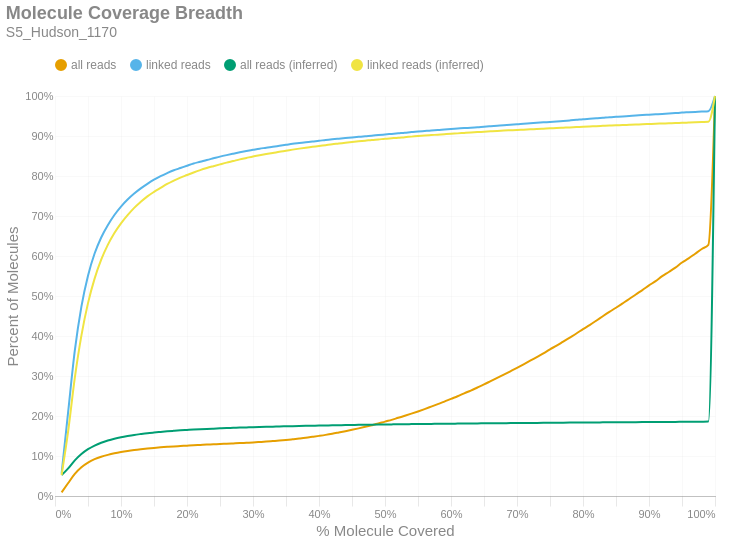

Notebook code cell kept with this figure:
### Markdown cell above
### Molecule Read Coverage
This chart shows molecule coverage breadth as computed by the number of bases aligned to that molecule. In other words, "*how much of each unique long molecule is actually sequenced/aligned?*" Keep in mind there is a distinction between sequences and alignments, since some sequences belonging to a particular molecule may not align well and wouldn't appear in the alignment data. This chart also shows molecule coverage breadth as computed by the *inferred fragment* from which the aligned sequences originate. Unlike read coverage, this calculation takes into account the total insert size, including unsequenced gaps between the forward and reverse reads. Like the previous figures, these are cumulative percents.

### Code cell
if SKIPLR:
    print_html(f"Skipped")
else:
    binned_df = consolidated_hist(valids['coverage_bp'], mask, 0.01, True)
    binned_df_inf = consolidated_hist(valids['coverage_inserts'], mask, 0.01, True)
    binned_df = binned_df.with_columns(pl.lit(binned_df_inf['all reads (cumsum)']).alias('all reads (inferred)'))
    binned_df = binned_df.with_columns(pl.lit(binned_df_inf['linked reads (cumsum)']).alias('linked reads (inferred)'))
    binned_df = binned_df.with_columns(
        (pl.col('bin').cast(pl.Float64) + 0.01).alias('right_edge')
    )

    with SafeRender(binned_df):
        (
            density_plot(binned_df, 'Molecule Coverage Breadth', samplename, 'molcov', ['all reads (inferred)','linked reads (inferred)'])
            .encode(
                #x=alt.X('bin:Q', title="% Molecule Covered").axis(format = '%').scale(padding=0),
                x=alt.X('right_edge:Q', title="% Molecule Covered").axis(format='%').scale(padding=0),
                y=alt.Y('value:Q', title='Percent of Molecules')
                    .axis(format='%')
                    .stack(False)
                    .scale(domainMin=0, padding=0),
                color=alt.Color("key:N").scale(domain = ["all reads", "linked reads", "all reads (inferred)", "linked reads (inferred)"]),
                tooltip = [
                    alt.Tooltip("key:N", title = "Data Type"),
                    alt.Tooltip("range_label:N", title="% Molecule Covered"),
                    alt.Tooltip("value:Q", format = ".2%", title="% Molecules")
                ]
            )
        ).display()

### Figure 1 — Vega-Lite specification as saved in the notebook (floating-point values rounded to 4 significant figures)
{"width": "container", "height": 400, "config": {"title": {"anchor": "start", "dy": -15, "fontSize": 18, "color": "#888888", "subtitleColor": "#888888", "subtitleFontSize": 14}, "arc": {"fill": "#0072B2"}, "axis": {"domainColor": "#888888", "domainWidth": 0.5, "gridWidth": 0.2, "grid": false, "titleFontWeight": 400, "titleFontSize": 15, "labelFontSize": 11, "labelColor": "#888888", "tickColor": "#888888", "tickWidth": 0.2, "titleColor": "#888888"}, "axisBand": {"grid": false}, "axisX": {"grid": true, "tickSize": 10, "domainCap": "round"}, "axisY": {"domain": false, "grid": true, "tickSize": 0, "domainCap": "round"}, "background": "transparent", "header": {"labelFontSize": 15, "labelColor": "#888888", "titleFontSize": 15, "titleFontWeight": 600, "titleColor": "#888888"}, "legend": {"labelFont": "sans-serif", "labelFontSize": 12, "labelColor": "#888888", "symbolSize": 100, "symbolType": "circle", "titleFontSize": 12, "titlePadding": 10, "titleColor": "#888888", "title": null, "orient": "top"}, "range": {"category": ["#E69F00", "#56B4E9", "#009E73", "#F0E442", "#0072B2", "#D55E00", "#CC79A7", "#000000"], "diverging": ["#cfe8f3", "#a2d4ec", "#73bfe2", "#46abdb", "#1696d2", "#12719e"]}, "area": {"fill": "#0072B2", "fillOpacity": 0.7, "line": true, "strokeOpacity": 0.7}, "line": {"color": "#0072B2", "stroke": "#0072B2", "strokeWidth": 2}, "trail": {"color": "#0072B2", "stroke": "#0072B2", "strokeWidth": 0, "size": 1}, "point": {"filled": true, "fillOpacity": 1.0, "size": 95}, "text": {"color": "#888888", "fontSize": 11, "align": "right", "fontWeight": 400, "size": 11}, "bar": {"fill": "#0072B2", "stroke": null}, "view": {"stroke": null, "continuousWidth": 660, "continuousHeight": 400}}, "data": {"name": "data-63198f71bb3b66e896d621eaffdb3358"}, "mark": {"type": "line", "interpolate": "monotone", "point": {"opacity": 0, "size": 275}}, "encoding": {"color": {"field": "key", "scale": {"domain": ["all reads", "linked reads", "all reads (inferred)", "linked reads (inferred)"]}, "type": "nominal"}, "tooltip": [{"field": "key", "title": "Data Type", "type": "nominal"}, {"field": "range_label", "title": "% Molecule Covered", "type": "nominal"}, {"field": "value", "format": ".2%", "title": "% Molecules", "type": "quantitative"}], "x": {"axis": {"format": "%"}, "field": "right_edge", "scale": {"padding": 0}, "title": "% Molecule Covered", "type": "quantitative"}, "y": {"axis": {"format": "%"}, "field": "value", "scale": {"domainMin": 0, "padding": 0}, "stack": false, "title": "Percent of Molecules", "type": "quantitative"}}, "params": [{"name": "param_c36ac31b6afebe62", "select": {"type": "point", "fields": ["key"]}, "bind": "legend"}], "title": {"text": "Molecule Coverage Breadth", "subtitle": "S5_Hudson_1170"}, "transform": [{"fold": ["all reads (cumsum)", "linked reads (cumsum)", "all reads (inferred)", "linked reads (inferred)"]}, {"calculate": "replace(datum.key, ' (cumsum)', '')", "as": "key"}, {"filter": {"param": "param_c36ac31b6afebe62"}}], "usermeta": {"embedOptions": {"downloadFileName": "S5_Hudson_1170.molcov"}}, "$schema": "https://vega.github.io/schema/vega-lite/v6.1.0.json", "datasets": {"data-63198f71bb3b66e896d621eaffdb3358": [{"bin": "0.0", "interval": "0.0-0.01", "all reads": 0.008937, "linked reads": 0.05617, "all reads (cumsum)": 0.008937, "linked reads (cumsum)": 0.05617, "range_label": "0.0-0.01", "all reads (inferred)": 0.05223, "linked reads (inferred)": 0.0523, "right_edge": 0.01}, {"bin": "0.01", "interval": "0.01-0.02", "all reads": 0.02352, "linked reads": 0.1552, "all reads (cumsum)": 0.03245, "linked reads (cumsum)": 0.2114, "range_label": "0.01-0.02", "all reads (inferred)": 0.06911, "linked reads (inferred)": 0.1628, "right_edge": 0.02}, {"bin": "0.02", "interval": "0.02-0.03", "all reads": 0.0229, "linked reads": 0.1519, "all reads (cumsum)": 0.05536, "linked reads (cumsum)": 0.3633, "range_label": "0.02-0.03", "all reads (inferred)": 0.08895, "linked reads (inferred)": 0.2951, "right_edge": 0.03}, {"bin": "0.03", "interval": "0.03-0.04", "all reads": 0.01664, "linked reads": 0.1102, "all reads (cumsum)": 0.072, "linked reads (cumsum)": 0.4735, "range_label": "0.03-0.04", "all reads (inferred)": 0.1048, "linked reads (inferred)": 0.4011, "right_edge": 0.04}, {"bin": "0.04", "interval": "0.04-0.05", "all reads": 0.01166, "linked reads": 0.07738, "all reads (cumsum)": 0.08365, "linked reads (cumsum)": 0.5509, "range_label": "0.04-0.05", "all reads (inferred)": 0.117, "linked reads (inferred)": 0.4822, "right_edge": 0.05}, {"bin": "0.05", "interval": "0.05-0.06", "all reads": 0.008353, "linked reads": 0.05527, "all reads (cumsum)": 0.09201, "linked reads (cumsum)": 0.6062, "range_label": "0.05-0.06", "all reads (inferred)": 0.1262, "linked reads (inferred)": 0.5435, "right_edge": 0.06}, {"bin": "0.06", "interval": "0.06-0.07", "all reads": 0.006109, "linked reads": 0.04018, "all reads (cumsum)": 0.09812, "linked reads (cumsum)": 0.6463, "range_label": "0.06-0.07", "all reads (inferred)": 0.1332, "linked reads (inferred)": 0.5907, "right_edge": 0.07}, {"bin": "0.07", "interval": "0.07-0.08", "all reads": 0.004672, "linked reads": 0.03062, "all reads (cumsum)": 0.1028, "linked reads (cumsum)": 0.677, "range_label": "0.07-0.08", "all reads (inferred)": 0.1388, "linked reads (inferred)": 0.6277, "right_edge": 0.08}, {"bin": "0.08", "interval": "0.08-0.09", "all reads": 0.003916, "linked reads": 0.02566, "all reads (cumsum)": 0.1067, "linked reads (cumsum)": 0.7026, "range_label": "0.08-0.09", "all reads (inferred)": 0.1433, "linked reads (inferred)": 0.6574, "right_edge": 0.09}, {"bin": "0.09", "interval": "0.09-0.1", "all reads": 0.003217, "linked reads": 0.02102, "all reads (cumsum)": 0.1099, "linked reads (cumsum)": 0.7236, "range_label": "0.09-0.1", "all reads (inferred)": 0.1469, "linked reads (inferred)": 0.6816, "right_edge": 0.1}, {"bin": "0.1", "interval": "0.1-0.11", "all reads": 0.002718, "linked reads": 0.01752, "all reads (cumsum)": 0.1126, "linked reads (cumsum)": 0.7412, "range_label": "0.1-0.11", "all reads (inferred)": 0.15, "linked reads (inferred)": 0.7021, "right_edge": 0.11}, {"bin": "0.11", "interval": "0.11-0.12", "all reads": 0.002305, "linked reads": 0.01494, "all reads (cumsum)": 0.1149, "linked reads (cumsum)": 0.7561, "range_label": "0.11-0.12", "all reads (inferred)": 0.1527, "linked reads (inferred)": 0.7204, "right_edge": 0.12}, {"bin": "0.12", "interval": "0.12-0.13", "all reads": 0.001967, "linked reads": 0.01287, "all reads (cumsum)": 0.1169, "linked reads (cumsum)": 0.769, "range_label": "0.12-0.13", "all reads (inferred)": 0.155, "linked reads (inferred)": 0.7354, "right_edge": 0.13}, {"bin": "0.13", "interval": "0.13-0.14", "all reads": 0.001752, "linked reads": 0.01142, "all reads (cumsum)": 0.1187, "linked reads (cumsum)": 0.7804, "range_label": "0.13-0.14", "all reads (inferred)": 0.157, "linked reads (inferred)": 0.7491, "right_edge": 0.14}, {"bin": "0.14", "interval": "0.14-0.15", "all reads": 0.00158, "linked reads": 0.01033, "all reads (cumsum)": 0.1202, "linked reads (cumsum)": 0.7907, "range_label": "0.14-0.15", "all reads (inferred)": 0.1587, "linked reads (inferred)": 0.7602, "right_edge": 0.15}, {"bin": "0.15", "interval": "0.15-0.16", "all reads": 0.001375, "linked reads": 0.008716, "all reads (cumsum)": 0.1216, "linked reads (cumsum)": 0.7994, "range_label": "0.15-0.16", "all reads (inferred)": 0.1602, "linked reads (inferred)": 0.7701, "right_edge": 0.16}, {"bin": "0.16", "interval": "0.16-0.17", "all reads": 0.001229, "linked reads": 0.007739, "all reads (cumsum)": 0.1228, "linked reads (cumsum)": 0.8072, "range_label": "0.16-0.17", "all reads (inferred)": 0.1617, "linked reads (inferred)": 0.78, "right_edge": 0.17}, {"bin": "0.17", "interval": "0.17-0.18", "all reads": 0.001153, "linked reads": 0.007083, "all reads (cumsum)": 0.124, "linked reads (cumsum)": 0.8143, "range_label": "0.17-0.18", "all reads (inferred)": 0.1629, "linked reads (inferred)": 0.7883, "right_edge": 0.18}, {"bin": "0.18", "interval": "0.18-0.19", "all reads": 0.0009433, "linked reads": 0.005633, "all reads (cumsum)": 0.1249, "linked reads (cumsum)": 0.8199, "range_label": "0.18-0.19", "all reads (inferred)": 0.1641, "linked reads (inferred)": 0.796, "right_edge": 0.19}, {"bin": "0.19", "interval": "0.19-0.2", "all reads": 0.000959, "linked reads": 0.005755, "all reads (cumsum)": 0.1259, "linked reads (cumsum)": 0.8256, "range_label": "0.19-0.2", "all reads (inferred)": 0.1651, "linked reads (inferred)": 0.8024, "right_edge": 0.2}, {"bin": "0.2", "interval": "0.2-0.21", "all reads": 0.0009411, "linked reads": 0.005633, "all reads (cumsum)": 0.1268, "linked reads (cumsum)": 0.8313, "range_label": "0.2-0.21", "all reads (inferred)": 0.166, "linked reads (inferred)": 0.8089, "right_edge": 0.21}, {"bin": "0.21", "interval": "0.21-0.22", "all reads": 0.0007935, "linked reads": 0.00432, "all reads (cumsum)": 0.1276, "linked reads (cumsum)": 0.8356, "range_label": "0.21-0.22", "all reads (inferred)": 0.1669, "linked reads (inferred)": 0.8148, "right_edge": 0.22}, {"bin": "0.22", "interval": "0.22-0.23", "all reads": 0.0008092, "linked reads": 0.004488, "all reads (cumsum)": 0.1284, "linked reads (cumsum)": 0.8401, "range_label": "0.22-0.23", "all reads (inferred)": 0.1677, "linked reads (inferred)": 0.8199, "right_edge": 0.23}, {"bin": "0.23", "interval": "0.23-0.24", "all reads": 0.0007578, "linked reads": 0.004152, "all reads (cumsum)": 0.1292, "linked reads (cumsum)": 0.8442, "range_label": "0.23-0.24", "all reads (inferred)": 0.1684, "linked reads (inferred)": 0.8245, "right_edge": 0.24}, {"bin": "0.24", "interval": "0.24-0.25", "all reads": 0.0007958, "linked reads": 0.004152, "all reads (cumsum)": 0.13, "linked reads (cumsum)": 0.8484, "range_label": "0.24-0.25", "all reads (inferred)": 0.1691, "linked reads (inferred)": 0.829, "right_edge": 0.25}, {"bin": "0.25", "interval": "0.25-0.26", "all reads": 0.0007242, "linked reads": 0.00377, "all reads (cumsum)": 0.1307, "linked reads (cumsum)": 0.8522, "range_label": "0.25-0.26", "all reads (inferred)": 0.1697, "linked reads (inferred)": 0.8334, "right_edge": 0.26}, {"bin": "0.26", "interval": "0.26-0.27", "all reads": 0.0007444, "linked reads": 0.003557, "all reads (cumsum)": 0.1315, "linked reads (cumsum)": 0.8557, "range_label": "0.26-0.27", "all reads (inferred)": 0.1703, "linked reads (inferred)": 0.8374, "right_edge": 0.27}, {"bin": "0.27", "interval": "0.27-0.28", "all reads": 0.0007488, "linked reads": 0.003465, "all reads (cumsum)": 0.1322, "linked reads (cumsum)": 0.8592, "range_label": "0.27-0.28", "all reads (inferred)": 0.171, "linked reads (inferred)": 0.8416, "right_edge": 0.28}, {"bin": "0.28", "interval": "0.28-0.29", "all reads": 0.0008561, "linked reads": 0.003175, "all reads (cumsum)": 0.1331, "linked reads (cumsum)": 0.8624, "range_label": "0.28-0.29", "all reads (inferred)": 0.1715, "linked reads (inferred)": 0.8452, "right_edge": 0.29}, {"bin": "0.29", "interval": "0.29-0.3", "all reads": 0.0008315, "linked reads": 0.003022, "all reads (cumsum)": 0.1339, "linked reads (cumsum)": 0.8654, "range_label": "0.29-0.3", "all reads (inferred)": 0.1721, "linked reads (inferred)": 0.8489, "right_edge": 0.3}, {"bin": "0.3", "interval": "0.3-0.31", "all reads": 0.000997, "linked reads": 0.003022, "all reads (cumsum)": 0.1349, "linked reads (cumsum)": 0.8684, "range_label": "0.3-0.31", "all reads (inferred)": 0.1725, "linked reads (inferred)": 0.852, "right_edge": 0.31}, {"bin": "0.31", "interval": "0.31-0.32", "all reads": 0.001042, "linked reads": 0.002213, "all reads (cumsum)": 0.1359, "linked reads (cumsum)": 0.8706, "range_label": "0.31-0.32", "all reads (inferred)": 0.173, "linked reads (inferred)": 0.8549, "right_edge": 0.32}, {"bin": "0.32", "interval": "0.32-0.33", "all reads": 0.001294, "linked reads": 0.002564, "all reads (cumsum)": 0.1372, "linked reads (cumsum)": 0.8732, "range_label": "0.32-0.33", "all reads (inferred)": 0.1734, "linked reads (inferred)": 0.8576, "right_edge": 0.33}, {"bin": "0.33", "interval": "0.33-0.34", "all reads": 0.001312, "linked reads": 0.002351, "all reads (cumsum)": 0.1386, "linked reads (cumsum)": 0.8755, "range_label": "0.33-0.34", "all reads (inferred)": 0.1738, "linked reads (inferred)": 0.8605, "right_edge": 0.34}, {"bin": "0.34", "interval": "0.34-0.35", "all reads": 0.001576, "linked reads": 0.002381, "all reads (cumsum)": 0.1401, "linked reads (cumsum)": 0.8779, "range_label": "0.34-0.35", "all reads (inferred)": 0.1742, "linked reads (inferred)": 0.8631, "right_edge": 0.35}, {"bin": "0.35", "interval": "0.35-0.36", "all reads": 0.001757, "linked reads": 0.002442, "all reads (cumsum)": 0.1419, "linked reads (cumsum)": 0.8804, "range_label": "0.35-0.36", "all reads (inferred)": 0.1747, "linked reads (inferred)": 0.8659, "right_edge": 0.36}, {"bin": "0.36", "interval": "0.36-0.37", "all reads": 0.001808, "linked reads": 0.001969, "all reads (cumsum)": 0.1437, "linked reads (cumsum)": 0.8823, "range_label": "0.36-0.37", "all reads (inferred)": 0.175, "linked reads (inferred)": 0.8684, "right_edge": 0.37}, {"bin": "0.37", "interval": "0.37-0.38", "all reads": 0.001951, "linked reads": 0.001939, "all reads (cumsum)": 0.1456, "linked reads (cumsum)": 0.8843, "range_label": "0.37-0.38", "all reads (inferred)": 0.1754, "linked reads (inferred)": 0.8707, "right_edge": 0.38}, {"bin": "0.38", "interval": "0.38-0.39", "all reads": 0.002318, "linked reads": 0.002015, "all reads (cumsum)": 0.148, "linked reads (cumsum)": 0.8863, "range_label": "0.38-0.39", "all reads (inferred)": 0.1757, "linked reads (inferred)": 0.8728, "right_edge": 0.39}, {"bin": "0.39", "interval": "0.39-0.4", "all reads": 0.002367, "linked reads": 0.001725, "all reads (cumsum)": 0.1503, "linked reads (cumsum)": 0.888, "range_label": "0.39-0.4", "all reads (inferred)": 0.1761, "linked reads (inferred)": 0.875, "right_edge": 0.4}, {"bin": "0.4", "interval": "0.4-0.41", "all reads": 0.002501, "linked reads": 0.002107, "all reads (cumsum)": 0.1528, "linked reads (cumsum)": 0.8901, "range_label": "0.4-0.41", "all reads (inferred)": 0.1764, "linked reads (inferred)": 0.8771, "right_edge": 0.41}, {"bin": "0.41", "interval": "0.41-0.42", "all reads": 0.002821, "linked reads": 0.001755, "all reads (cumsum)": 0.1557, "linked reads (cumsum)": 0.8919, "range_label": "0.41-0.42", "all reads (inferred)": 0.1767, "linked reads (inferred)": 0.8793, "right_edge": 0.42}, {"bin": "0.42", "interval": "0.42-0.43", "all reads": 0.003159, "linked reads": 0.001542, "all reads (cumsum)": 0.1588, "linked reads (cumsum)": 0.8934, "range_label": "0.42-0.43", "all reads (inferred)": 0.177, "linked reads (inferred)": 0.8811, "right_edge": 0.43}, {"bin": "0.43", "interval": "0.43-0.44", "all reads": 0.003214, "linked reads": 0.001496, "all reads (cumsum)": 0.162, "linked reads (cumsum)": 0.8949, "range_label": "0.43-0.44", "all reads (inferred)": 0.1773, "linked reads (inferred)": 0.8831, "right_edge": 0.44}, {"bin": "0.44", "interval": "0.44-0.45", "all reads": 0.003387, "linked reads": 0.001404, "all reads (cumsum)": 0.1654, "linked reads (cumsum)": 0.8963, "range_label": "0.44-0.45", "all reads (inferred)": 0.1776, "linked reads (inferred)": 0.8849, "right_edge": 0.45}, {"bin": "0.45", "interval": "0.45-0.46", "all reads": 0.003603, "linked reads": 0.001542, "all reads (cumsum)": 0.169, "linked reads (cumsum)": 0.8978, "range_label": "0.45-0.46", "all reads (inferred)": 0.1779, "linked reads (inferred)": 0.8868, "right_edge": 0.46}, {"bin": "0.46", "interval": "0.46-0.47", "all reads": 0.003876, "linked reads": 0.001557, "all reads (cumsum)": 0.1729, "linked reads (cumsum)": 0.8994, "range_label": "0.46-0.47", "all reads (inferred)": 0.1781, "linked reads (inferred)": 0.8883, "right_edge": 0.47}, {"bin": "0.47", "interval": "0.47-0.48", "all reads": 0.004026, "linked reads": 0.001298, "all reads (cumsum)": 0.1769, "linked reads (cumsum)": 0.9007, "range_label": "0.47-0.48", "all reads (inferred)": 0.1784, "linked reads (inferred)": 0.89, "right_edge": 0.48}, {"bin": "0.48", "interval": "0.48-0.49", "all reads": 0.004229, "linked reads": 0.001649, "all reads (cumsum)": 0.1811, "linked reads (cumsum)": 0.9024, "range_label": "0.48-0.49", "all reads (inferred)": 0.1786, "linked reads (inferred)": 0.8915, "right_edge": 0.49}, {"bin": "0.49", "interval": "0.49-0.5", "all reads": 0.004831, "linked reads": 0.001481, "all reads (cumsum)": 0.186, "linked reads (cumsum)": 0.9038, "range_label": "0.49-0.5", "all reads (inferred)": 0.1789, "linked reads (inferred)": 0.8931, "right_edge": 0.5}, {"bin": "0.5", "interval": "0.5-0.51", "all reads": 0.00433, "linked reads": 0.001465, "all reads (cumsum)": 0.1903, "linked reads (cumsum)": 0.9053, "range_label": "0.5-0.51", "all reads (inferred)": 0.1791, "linked reads (inferred)": 0.8943, "right_edge": 0.51}, {"bin": "0.51", "interval": "0.51-0.52", "all reads": 0.005177, "linked reads": 0.001465, "all reads (cumsum)": 0.1955, "linked reads (cumsum)": 0.9068, "range_label": "0.51-0.52", "all reads (inferred)": 0.1792, "linked reads (inferred)": 0.8956, "right_edge": 0.52}, {"bin": "0.52", "interval": "0.52-0.53", "all reads": 0.005018, "linked reads": 0.001328, "all reads (cumsum)": 0.2005, "linked reads (cumsum)": 0.9081, "range_label": "0.52-0.53", "all reads (inferred)": 0.1795, "linked reads (inferred)": 0.8972, "right_edge": 0.53}, {"bin": "0.53", "interval": "0.53-0.54", "all reads": 0.005338, "linked reads": 0.001725, "all reads (cumsum)": 0.2058, "linked reads (cumsum)": 0.9098, "range_label": "0.53-0.54", "all reads (inferred)": 0.1797, "linked reads (inferred)": 0.8984, "right_edge": 0.54}, {"bin": "0.54", "interval": "0.54-0.55", "all reads": 0.005577, "linked reads": 0.001236, "all reads (cumsum)": 0.2114, "linked reads (cumsum)": 0.9111, "range_label": "0.54-0.55", "all reads (inferred)": 0.1799, "linked reads (inferred)": 0.8999, "right_edge": 0.55}, {"bin": "0.55", "interval": "0.55-0.56", "all reads": 0.005859, "linked reads": 0.001435, "all reads (cumsum)": 0.2173, "linked reads (cumsum)": 0.9125, "range_label": "0.55-0.56", "all reads (inferred)": 0.1801, "linked reads (inferred)": 0.9011, "right_edge": 0.56}, {"bin": "0.56", "interval": "0.56-0.57", "all reads": 0.006169, "linked reads": 0.001435, "all reads (cumsum)": 0.2234, "linked reads (cumsum)": 0.9139, "range_label": "0.56-0.57", "all reads (inferred)": 0.1803, "linked reads (inferred)": 0.9022, "right_edge": 0.57}, {"bin": "0.57", "interval": "0.57-0.58", "all reads": 0.006219, "linked reads": 0.000977, "all reads (cumsum)": 0.2297, "linked reads (cumsum)": 0.9149, "range_label": "0.57-0.58", "all reads (inferred)": 0.1805, "linked reads (inferred)": 0.9034, "right_edge": 0.58}, {"bin": "0.58", "interval": "0.58-0.59", "all reads": 0.006339, "linked reads": 0.001374, "all reads (cumsum)": 0.236, "linked reads (cumsum)": 0.9163, "range_label": "0.58-0.59", "all reads (inferred)": 0.1806, "linked reads (inferred)": 0.9045, "right_edge": 0.59}, {"bin": "0.59", "interval": "0.59-0.6", "all reads": 0.006827, "linked reads": 0.001236, "all reads (cumsum)": 0.2428, "linked reads (cumsum)": 0.9175, "range_label": "0.59-0.6", "all reads (inferred)": 0.1808, "linked reads (inferred)": 0.9056, "right_edge": 0.6}, {"bin": "0.6", "interval": "0.6-0.61", "all reads": 0.006478, "linked reads": 0.001114, "all reads (cumsum)": 0.2493, "linked reads (cumsum)": 0.9186, "range_label": "0.6-0.61", "all reads (inferred)": 0.181, "linked reads (inferred)": 0.9066, "right_edge": 0.61}, {"bin": "0.61", "interval": "0.61-0.62", "all reads": 0.007397, "linked reads": 0.001206, "all reads (cumsum)": 0.2567, "linked reads (cumsum)": 0.9198, "range_label": "0.61-0.62", "all reads (inferred)": 0.1812, "linked reads (inferred)": 0.9077, "right_edge": 0.62}, {"bin": "0.62", "interval": "0.62-0.63", "all reads": 0.006845, "linked reads": 0.0008548, "all reads (cumsum)": 0.2635, "linked reads (cumsum)": 0.9207, "range_label": "0.62-0.63", "all reads (inferred)": 0.1813, "linked reads (inferred)": 0.9088, "right_edge": 0.63}, {"bin": "0.63", "interval": "0.63-0.64", "all reads": 0.007685, "linked reads": 0.001084, "all reads (cumsum)": 0.2712, "linked reads (cumsum)": 0.9218, "range_label": "0.63-0.64", "all reads (inferred)": 0.1815, "linked reads (inferred)": 0.9097, "right_edge": 0.64}, {"bin": "0.64", "interval": "0.64-0.65", "all reads": 0.007723, "linked reads": 0.001526, "all reads (cumsum)": 0.279, "linked reads (cumsum)": 0.9233, "range_label": "0.64-0.65", "all reads (inferred)": 0.1817, "linked reads (inferred)": 0.9108, "right_edge": 0.65}, {"bin": "0.65", "interval": "0.65-0.66", "all reads": 0.008108, "linked reads": 0.001252, "all reads (cumsum)": 0.2871, "linked reads (cumsum)": 0.9245, "range_label": "0.65-0.66", "all reads (inferred)": 0.1818, "linked reads (inferred)": 0.9118, "right_edge": 0.66}, {"bin": "0.66", "interval": "0.66-0.67", "all reads": 0.008112, "linked reads": 0.001175, "all reads (cumsum)": 0.2952, "linked reads (cumsum)": 0.9257, "range_label": "0.66-0.67", "all reads (inferred)": 0.182, "linked reads (inferred)": 0.9127, "right_edge": 0.67}, {"bin": "0.67", "interval": "0.67-0.68", "all reads": 0.008219, "linked reads": 0.00113, "all reads (cumsum)": 0.3034, "linked reads (cumsum)": 0.9269, "range_label": "0.67-0.68", "all reads (inferred)": 0.1821, "linked reads (inferred)": 0.9135, "right_edge": 0.68}, {"bin": "0.68", "interval": "0.68-0.69", "all reads": 0.008396, "linked reads": 0.001282, "all reads (cumsum)": 0.3118, "linked reads (cumsum)": 0.9281, "range_label": "0.68-0.69", "all reads (inferred)": 0.1822, "linked reads (inferred)": 0.9143, "right_edge": 0.69}, {"bin": "0.69", "interval": "0.69-0.7", "all reads": 0.008505, "linked reads": 0.001053, "all reads (cumsum)": 0.3203, "linked reads (cumsum)": 0.9292, "range_label": "0.69-0.7", "all reads (inferred)": 0.1824, "linked reads (inferred)": 0.9152, "right_edge": 0.7}, {"bin": "0.7", "interval": "0.7-0.71", "all reads": 0.008838, "linked reads": 0.001404, "all reads (cumsum)": 0.3291, "linked reads (cumsum)": 0.9306, "range_label": "0.7-0.71", "all reads (inferred)": 0.1825, "linked reads (inferred)": 0.9159, "right_edge": 0.71}, {"bin": "0.71", "interval": "0.71-0.72", "all reads": 0.009044, "linked reads": 0.00116, "all reads (cumsum)": 0.3382, "linked reads (cumsum)": 0.9318, "range_label": "0.71-0.72", "all reads (inferred)": 0.1826, "linked reads (inferred)": 0.9166, "right_edge": 0.72}, {"bin": "0.72", "interval": "0.72-0.73", "all reads": 0.00921, "linked reads": 0.001313, "all reads (cumsum)": 0.3474, "linked reads (cumsum)": 0.9331, "range_label": "0.72-0.73", "all reads (inferred)": 0.1828, "linked reads (inferred)": 0.9176, "right_edge": 0.73}, {"bin": "0.73", "interval": "0.73-0.74", "all reads": 0.009207, "linked reads": 0.00113, "all reads (cumsum)": 0.3566, "linked reads (cumsum)": 0.9342, "range_label": "0.73-0.74", "all reads (inferred)": 0.1829, "linked reads (inferred)": 0.9183, "right_edge": 0.74}, {"bin": "0.74", "interval": "0.74-0.75", "all reads": 0.0101, "linked reads": 0.0009006, "all reads (cumsum)": 0.3667, "linked reads (cumsum)": 0.9351, "range_label": "0.74-0.75", "all reads (inferred)": 0.183, "linked reads (inferred)": 0.9191, "right_edge": 0.75}, {"bin": "0.75", "interval": "0.75-0.76", "all reads": 0.00923, "linked reads": 0.001145, "all reads (cumsum)": 0.3759, "linked reads (cumsum)": 0.9362, "range_label": "0.75-0.76", "all reads (inferred)": 0.1832, "linked reads (inferred)": 0.92, "right_edge": 0.76}, {"bin": "0.76", "interval": "0.76-0.77", "all reads": 0.01017, "linked reads": 0.00142, "all reads (cumsum)": 0.3861, "linked reads (cumsum)": 0.9377, "range_label": "0.76-0.77", "all reads (inferred)": 0.1833, "linked reads (inferred)": 0.9207, "right_edge": 0.77}, {"bin": "0.77", "interval": "0.77-0.78", "all reads": 0.01009, "linked reads": 0.001313, "all reads (cumsum)": 0.3962, "linked reads (cumsum)": 0.939, "range_label": "0.77-0.78", "all reads (inferred)": 0.1834, "linked reads (inferred)": 0.9214, "right_edge": 0.78}, {"bin": "0.78", "interval": "0.78-0.79", "all reads": 0.01013, "linked reads": 0.001359, "all reads (cumsum)": 0.4063, "linked reads (cumsum)": 0.9403, "range_label": "0.78-0.79", "all reads (inferred)": 0.1836, "linked reads (inferred)": 0.9222, "right_edge": 0.79}, {"bin": "0.79", "interval": "0.79-0.8", "all reads": 0.01092, "linked reads": 0.001481, "all reads (cumsum)": 0.4172, "linked reads (cumsum)": 0.9418, "range_label": "0.79-0.8", "all reads (inferred)": 0.1837, "linked reads (inferred)": 0.9229, "right_edge": 0.8}, {"bin": "0.8", "interval": "0.8-0.81", "all reads": 0.01018, "linked reads": 0.00116, "all reads (cumsum)": 0.4274, "linked reads (cumsum)": 0.943, "range_label": "0.8-0.81", "all reads (inferred)": 0.1838, "linked reads (inferred)": 0.9237, "right_edge": 0.81}, {"bin": "0.81", "interval": "0.81-0.82", "all reads": 0.01082, "linked reads": 0.001206, "all reads (cumsum)": 0.4382, "linked reads (cumsum)": 0.9442, "range_label": "0.81-0.82", "all reads (inferred)": 0.184, "linked reads (inferred)": 0.9245, "right_edge": 0.82}, {"bin": "0.82", "interval": "0.82-0.83", "all reads": 0.0111, "linked reads": 0.001252, "all reads (cumsum)": 0.4493, "linked reads (cumsum)": 0.9454, "range_label": "0.82-0.83", "all reads (inferred)": 0.1841, "linked reads (inferred)": 0.9253, "right_edge": 0.83}, {"bin": "0.83", "interval": "0.83-0.84", "all reads": 0.01089, "linked reads": 0.001389, "all reads (cumsum)": 0.4602, "linked reads (cumsum)": 0.9468, "range_label": "0.83-0.84", "all reads (inferred)": 0.1842, "linked reads (inferred)": 0.9261, "right_edge": 0.84}, {"bin": "0.84", "interval": "0.84-0.85", "all reads": 0.01051, "linked reads": 0.001007, "all reads (cumsum)": 0.4707, "linked reads (cumsum)": 0.9478, "range_label": "0.84-0.85", "all reads (inferred)": 0.1843, "linked reads (inferred)": 0.9269, "right_edge": 0.85}, {"bin": "0.85", "interval": "0.85-0.86", "all reads": 0.01083, "linked reads": 0.001023, "all reads (cumsum)": 0.4815, "linked reads (cumsum)": 0.9488, "range_label": "0.85-0.86", "all reads (inferred)": 0.1844, "linked reads (inferred)": 0.9273, "right_edge": 0.86}, {"bin": "0.86", "interval": "0.86-0.87", "all reads": 0.01092, "linked reads": 0.00113, "all reads (cumsum)": 0.4925, "linked reads (cumsum)": 0.95, "range_label": "0.86-0.87", "all reads (inferred)": 0.1845, "linked reads (inferred)": 0.9281, "right_edge": 0.87}, {"bin": "0.87", "interval": "0.87-0.88", "all reads": 0.01137, "linked reads": 0.001069, "all reads (cumsum)": 0.5038, "linked reads (cumsum)": 0.951, "range_label": "0.87-0.88", "all reads (inferred)": 0.1847, "linked reads (inferred)": 0.9287, "right_edge": 0.88}, {"bin": "0.88", "interval": "0.88-0.89", "all reads": 0.0109, "linked reads": 0.001191, "all reads (cumsum)": 0.5147, "linked reads (cumsum)": 0.9522, "range_label": "0.88-0.89", "all reads (inferred)": 0.1847, "linked reads (inferred)": 0.9292, "right_edge": 0.89}, {"bin": "0.89", "interval": "0.89-0.9", "all reads": 0.01164, "linked reads": 0.001007, "all reads (cumsum)": 0.5264, "linked reads (cumsum)": 0.9532, "range_label": "0.89-0.9", "all reads (inferred)": 0.1849, "linked reads (inferred)": 0.93, "right_edge": 0.9}, {"bin": "0.9", "interval": "0.9-0.91", "all reads": 0.01086, "linked reads": 0.001023, "all reads (cumsum)": 0.5372, "linked reads (cumsum)": 0.9543, "range_label": "0.9-0.91", "all reads (inferred)": 0.185, "linked reads (inferred)": 0.9307, "right_edge": 0.91}, {"bin": "0.91", "interval": "0.91-0.92", "all reads": 0.01244, "linked reads": 0.001038, "all reads (cumsum)": 0.5497, "linked reads (cumsum)": 0.9553, "range_label": "0.91-0.92", "all reads (inferred)": 0.1851, "linked reads (inferred)": 0.9312, "right_edge": 0.92}, {"bin": "0.92", "interval": "0.92-0.93", "all reads": 0.01041, "linked reads": 0.0008701, "all reads (cumsum)": 0.5601, "linked reads (cumsum)": 0.9562, "range_label": "0.92-0.93", "all reads (inferred)": 0.1852, "linked reads (inferred)": 0.9318, "right_edge": 0.93}, {"bin": "0.93", "interval": "0.93-0.94", "all reads": 0.01099, "linked reads": 0.001069, "all reads (cumsum)": 0.5711, "linked reads (cumsum)": 0.9572, "range_label": "0.93-0.94", "all reads (inferred)": 0.1853, "linked reads (inferred)": 0.9323, "right_edge": 0.94}, {"bin": "0.94", "interval": "0.94-0.95", "all reads": 0.0126, "linked reads": 0.001252, "all reads (cumsum)": 0.5837, "linked reads (cumsum)": 0.9585, "range_label": "0.94-0.95", "all reads (inferred)": 0.1854, "linked reads (inferred)": 0.933, "right_edge": 0.95}, {"bin": "0.95", "interval": "0.95-0.96", "all reads": 0.01026, "linked reads": 0.0008701, "all reads (cumsum)": 0.5939, "linked reads (cumsum)": 0.9594, "range_label": "0.95-0.96", "all reads (inferred)": 0.1856, "linked reads (inferred)": 0.9336, "right_edge": 0.96}, {"bin": "0.96", "interval": "0.96-0.97", "all reads": 0.01183, "linked reads": 0.0009006, "all reads (cumsum)": 0.6058, "linked reads (cumsum)": 0.9603, "range_label": "0.96-0.97", "all reads (inferred)": 0.1857, "linked reads (inferred)": 0.9341, "right_edge": 0.97}, {"bin": "0.97", "interval": "0.97-0.98", "all reads": 0.01183, "linked reads": 0.0009464, "all reads (cumsum)": 0.6176, "linked reads (cumsum)": 0.9612, "range_label": "0.97-0.98", "all reads (inferred)": 0.1858, "linked reads (inferred)": 0.9348, "right_edge": 0.98}, {"bin": "0.98", "interval": "0.98-0.99", "all reads": 0.01041, "linked reads": 0.0008396, "all reads (cumsum)": 0.628, "linked reads (cumsum)": 0.9621, "range_label": "0.98-0.99", "all reads (inferred)": 0.186, "linked reads (inferred)": 0.9354, "right_edge": 0.99}, {"bin": "0.99", "interval": "0.99-1.0", "all reads": 0.372, "linked reads": 0.03795, "all reads (cumsum)": 1.0, "linked reads (cumsum)": 1.0, "range_label": "0.99-1.0", "all reads (inferred)": 1.0, "linked reads (inferred)": 1.0, "right_edge": 1.0}]}}
